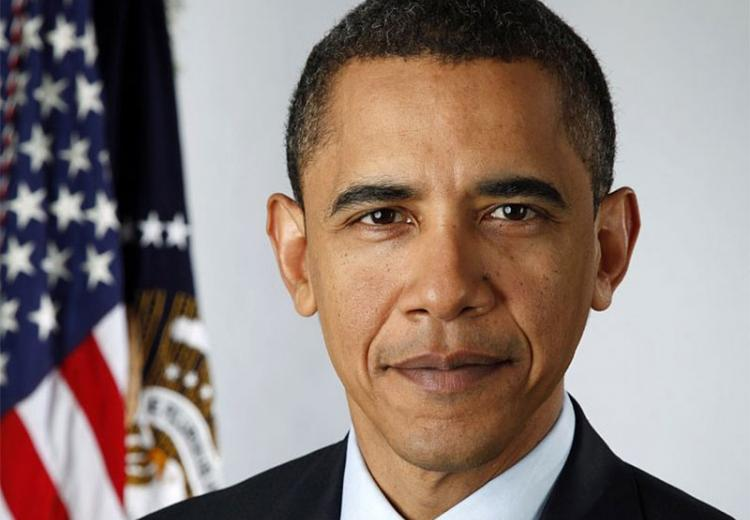
#> input picture week13-opencv/image/obama.jpg, 750 x 520 px
$ python face_blur.py
#> lines starting #> are read from the running program, lines starting #| are printed output that depends on the picture
# reference: https://levelup.gitconnected.com/face-detection-with-python-using-opencv-5c27e521c19a
import cv2 # pip install opencv-python

test_img = cv2.imread('obama.jpg')
#> test_img is the input picture: shape (520, 750, 3); mean B, G, R 119.6, 125.5, 141.6

face_cascade = cv2.CascadeClassifier(cv2.data.haarcascades + 'haarcascade_frontalface_default.xml')
faces_rects = face_cascade.detectMultiScale(test_img, scaleFactor = 1.2, minNeighbors = 2)
#> faces_rects = [[273, 78, 346, 346]]

img_copy = test_img.copy()

for (x, y, w, h) in faces_rects:
    cv2.rectangle(img_copy, (x, y), (x+w, y+h), 2)
    # select the areas where the face was found
    rect_color = img_copy[y:y+h, x:x+w]
    # blur the colored image
    blur = cv2.GaussianBlur(rect_color, (101,101), 0)
    img_copy[y:y+h, x:x+w] = blur
#> this loop made 1 pass
#> pass 1, `rect_color = img_copy[y:y+h, x:x+w]`:
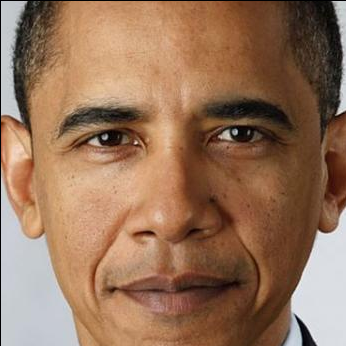
#> rect_color: shape (346, 346, 3); mean B, G, R 89.3, 114.7, 150.6
#> pass 1, `blur = cv2.GaussianBlur(rect_color, (101,101), 0)`:
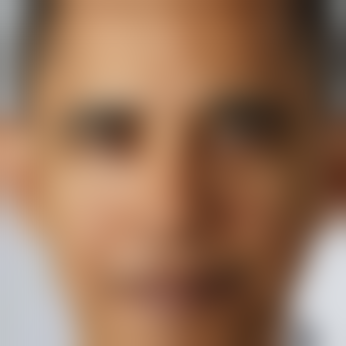
#> blur: shape (346, 346, 3); mean B, G, R 89.6, 115, 150.9
#> after the loop:
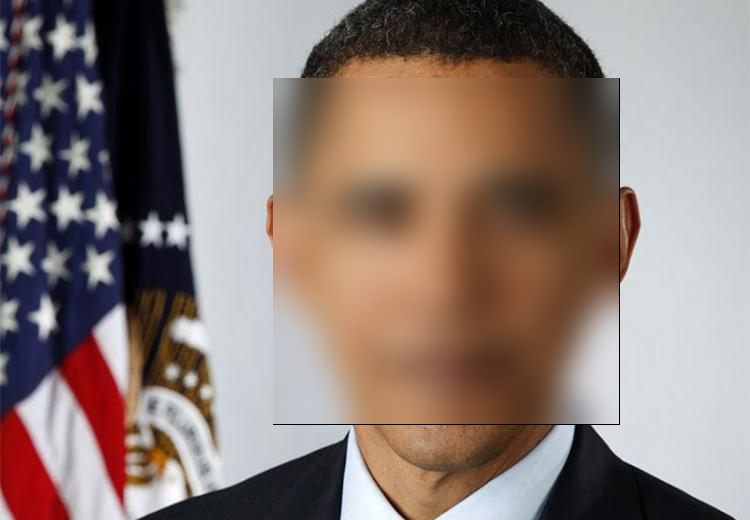
#> img_copy: shape (520, 750, 3); mean B, G, R 119.2, 125.1, 141.2

# cv2.imwrite('new_img.jpg', img_copy) # save image

cv2.imshow('my image', img_copy)
cv2.waitKey(0)
cv2.destroyAllWindows()
